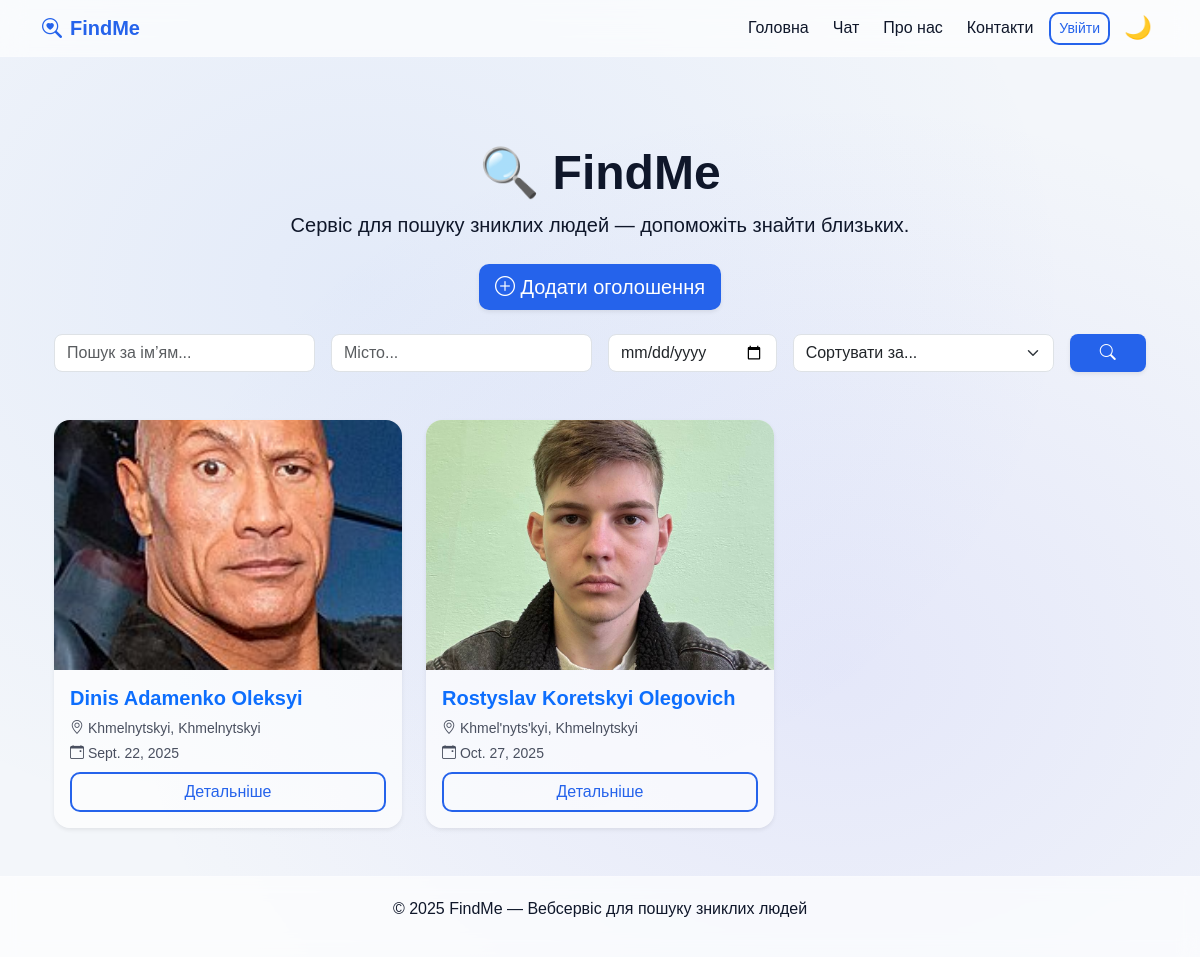
The app's page /, older data.
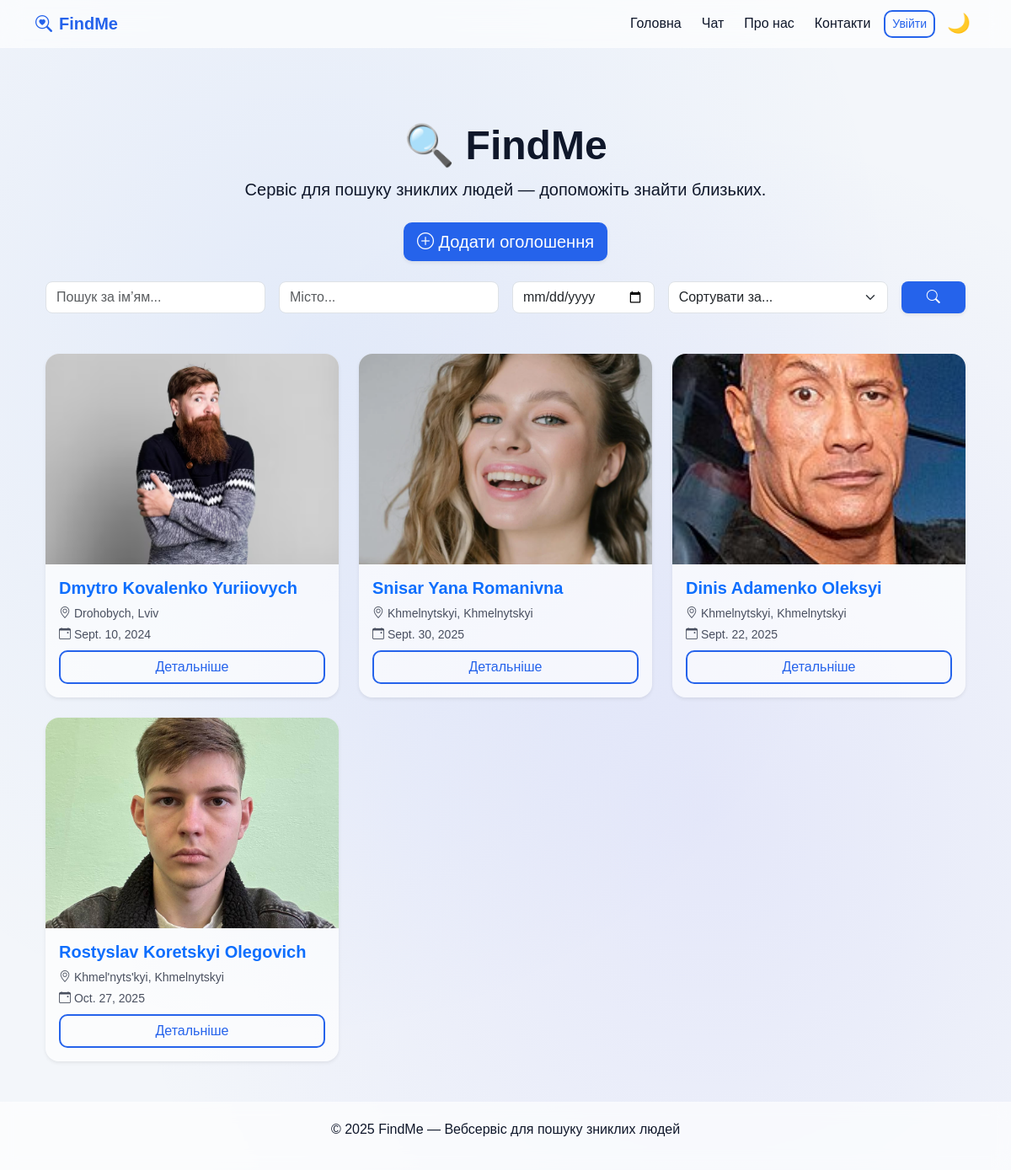
The same page, newer data.
### missing_persons/models.py (models this page shows, shortened)
class MissingPerson(models.Model):
    STATUS_CHOICES = [
        ('active', 'Активне'),
        ('found', 'Знайдено'),
        ('archived', 'Архівовано'),
    ]
    user = models.ForeignKey(User, on_delete=models.CASCADE)
    full_name = models.CharField(max_length=150)
    birth_date = models.DateField(null=True, blank=True)
    missing_date = models.DateField()
    region = models.CharField(max_length=100)
    city = models.CharField(max_length=100)
    description = models.TextField()
    photo = models.ImageField(upload_to='missing_persons/', blank=True, null=True)
    status = models.CharField(max_length=20, choices=STATUS_CHOICES, default='active')
    created_at = models.DateTimeField(auto_now_add=True)
    location = models.CharField("Останнє місце, де бачили", max_length=255, blank=True, null=True)
    latitude = models.FloatField(blank=True, null=True)
    longitude = models.FloatField(blank=True, null=True)

### missing_persons/views.py (the view)
# urls.py: path('', mp_views.home_page, name='home'),
def home_page(request):
    query = request.GET.get('q', '').strip()
    city = request.GET.get('city', '').strip()
    date = request.GET.get('date', '').strip()
    sort = request.GET.get("sort", "").strip()
    persons = MissingPerson.objects.all().order_by('-created_at')
    if query:
        persons = persons.filter(full_name__icontains=query)
    if city:
        persons = persons.filter(city__icontains=city)
    if date:
        persons = persons.filter(missing_date=date)
    if sort == "name_asc":
        persons = persons.order_by("full_name")
    elif sort == "name_desc":
        persons = persons.order_by("-full_name")
    elif sort == "date_oldest":
        persons = persons.order_by("missing_date")
    elif sort == "date_latest":
        persons = persons.order_by("-missing_date")
    elif sort == "city":
        persons = persons.order_by("city")
    else:
        persons = persons.order_by("-created_at")
    context = {
        'persons': persons,
        'query': query,
        'city': city,
        'date': date,
    }
    return render(request, 'home.html', context)

### templates/home.html (shortened to what this page needs)
{% extends 'base.html' %}
{% block content %}
<div class="container mb-5">
  <div class="text-center mt-5 mb-4">
    <h1 class="fw-bold display-5 mb-2">🔍 FindMe</h1>
    <p class="lead mb-4 page-subtitle">
      Сервіс для пошуку зниклих людей — допоможіть знайти близьких.
    </p>
    <a href="/add/" class="btn btn-primary btn-lg shadow-sm">
      <i class="bi bi-plus-circle"></i> Додати оголошення
    </a>
  </div>
  <form method="get" id="searchForm" class="row g-3 justify-content-center mb-5">
    <div class="col-md-3 col-sm-6">
      <input type="text" name="q" value="{{ query }}" class="form-control rounded-3"
             placeholder="Пошук за ім’ям...">
    </div>
    <div class="col-md-3 col-sm-6">
      <input type="text" name="city" value="{{ city }}" class="form-control rounded-3"
             placeholder="Місто...">
    </div>
    <div class="col-md-2 col-sm-6">
      <input type="date" name="date" value="{{ date }}" class="form-control rounded-3">
    </div>
    <div class="col-md-3 col-sm-6">
      <select name="sort" id="sortSelect" class="form-select rounded-3">
        <option value="">Сортувати за...</option>
      </select>
    </div>
    <div class="col-md-1 d-grid">
      <button type="submit" class="btn btn-primary rounded-3 fw-semibold shadow-sm">
        <i class="bi bi-search"></i>
      </button>
    </div>
  </form>
  <div class="row g-4">
    {% for person in persons %}
      <div class="col-md-4">
        <div class="card h-100 shadow-sm border-0 rounded-4 result-card">
          {% if person.photo %}
            <img src="{{ person.photo.url }}" class="card-img-top rounded-top-4" alt="{{ person.full_name }}">
          {% endif %}
          <div class="card-body">
            <h5 class="card-title fw-semibold text-primary">{{ person.full_name }}</h5>
            <p class="text-muted small mb-1">
              <i class="bi bi-geo-alt"></i> {{ person.city }}, {{ person.region }}
            </p>
            <p class="text-muted small mb-2">
              <i class="bi bi-calendar-event"></i> {{ person.missing_date }}
            </p>
            <a href="{% url 'missing_detail' person.pk %}" class="btn btn-outline-primary w-100">
              Детальніше
            </a>
          </div>
        </div>
      </div>
    {% empty %}
      <p class="text-center text-muted">Немає оголошень за цими критеріями 😔</p>
    {% endfor %}
  </div>
</div>
{% endblock %}

Row changes from the older to the newer data that the page shows:
added MissingPerson: photo (picture), full_name "Dmytro Kovalenko Yuriiovych", city "Drohobych", region "Lviv", missing_date "Sept. 10, 2024"
added MissingPerson: photo (picture), full_name "Snisar Yana Romanivna", city "Khmelnytskyi", region "Khmelnytskyi", missing_date "Sept. 30, 2025"
